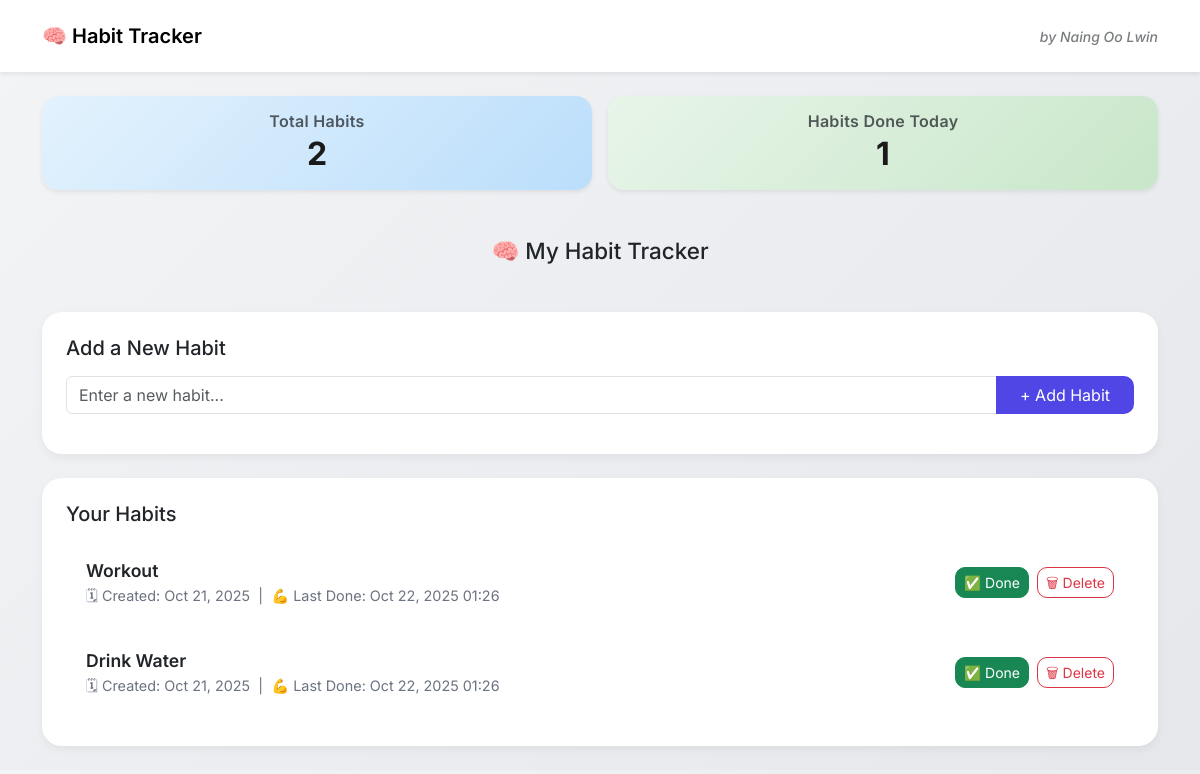
The page / on the database its author committed.
### habits/models.py (models this page shows, shortened)
class Habit(models.Model):
    name = models.CharField(max_length=100)
    created_at = models.DateField(auto_now_add=True)
    updated_at = models.DateTimeField(auto_now=True)

### habits/views.py (the view)
# urls.py: 2. Add a URL to urlpatterns:  path('', views.home, name='home')
def home(request):
    habits = Habit.objects.annotate(last_completed=Max('records__completed_at')).order_by('created_at')
    form = HabitForm()
    total_habits = habits.count()
    today = timezone.now().date()
    habits_done_today = Record.objects.filter(completed_at__date=today).values('habit').distinct().count()
    if request.method == 'POST':
        form = HabitForm(request.POST)
        if form.is_valid():
            habit = form.save()
            messages.success(request, f'✅ "{habit.name}" has been added!')
            return redirect('home')
    context = {
        'habits': habits,
        'form': form,
        'total_habits': total_habits,
        'habits_done_today': habits_done_today,
    }
    return render(request, 'habits/home.html', context)

### habits/forms.py
class HabitForm(forms.ModelForm):
    class Meta:
        model = Habit
        fields = ['name']
        widgets = {
            'name': forms.TextInput(attrs={
                'class': 'form-control',
                'placeholder': 'Enter a new habit...'
            })
        }

### habits/templates/habits/home.html (shortened to what this page needs)
{% extends 'base.html' %}
{% load crispy_forms_tags %}
{% block content %}
    <h1 class="text-center mb-5 emoji">🧠 My Habit Tracker</h1>
    <div class="card mb-4 p-4">
        <h5 class="mb-3">Add a New Habit</h5>
        <form method="POST" class="mb-3">
            <div class="input-group">
                {{ form.name }}
                <button type="submit" class="btn btn-primary px-4">+ Add Habit</button>
            </div>
        </form>
    </div>
    <div class="card p-4">
        <h5 class="mb-3">Your Habits</h5>
        {% if habits %}
            {% for habit in habits %}
                <div class="habit-item">
                    <div>
                        <div class="habit-name">{{ habit.name }}</div>
                        <div class="habit-info">
                            🗓 Created: {{ habit.created_at|date:"M d, Y" }}
                            {% if habit.last_completed %}
                                &nbsp;|&nbsp; 💪 Last Done: {{ habit.last_completed|date:"M d, Y H:i" }}
                            {% endif %}
                        </div>
                    </div>
                    <div class="d-flex align-items-center gap-2">
                        <form method="POST" action="{% url 'mark_done' habit.id %}" class="d-inline">
                            <button type="submit" class="btn btn-success btn-sm">✅ Done</button>
                        </form>
                        <a href="{% url 'delete_habit' habit.id %}"
                           class="btn btn-outline-danger btn-sm"
                           onclick="return confirm('Are you sure you want to delete this habit?');">
                           🗑 Delete
                        </a>
                    </div>
                </div>
            {% endfor %}
        {% else %}
            <p class="text-muted">No habits yet. Add one above!</p>
        {% endif %}
    </div>
{% endblock %}

### habits/static/habits/style.css (style rules this page uses)
body { background: linear-gradient(135deg, #f3f4f6, #e5e7eb); font-family: 'Inter', sans-serif; }
.card { border: none; border-radius: 20px; box-shadow: 0 4px 10px rgba(0,0,0,0.05); }
.btn { transition: transform 0.1s ease-in-out; }
.btn-primary { background-color: #4F46E5; border: none; border-radius: 10px; }
.btn-success { border-radius: 10px; }
.btn-outline-danger { border-radius: 10px; }
.habit-item { background-color: white; border-radius: 14px; padding: 16px 20px; margin-bottom: 10px; display: flex; justify-content: space-between; align-items: center; }
.habit-name { font-weight: 600; font-size: 1.1rem; }
.habit-info { font-size: 0.9rem; color: #6b7280; }
.emoji { font-size: 1.4rem; }

### rows shown on the page
Habit: name "Workout", created_at "Oct 21, 2025", last_completed "Oct 22, 2025 01:26"
Habit: name "Drink Water", created_at "Oct 21, 2025", last_completed "Oct 22, 2025 01:26"

### other values the page prints
{{ total_habits }} "2"
{{ habits_done_today }} "1"
